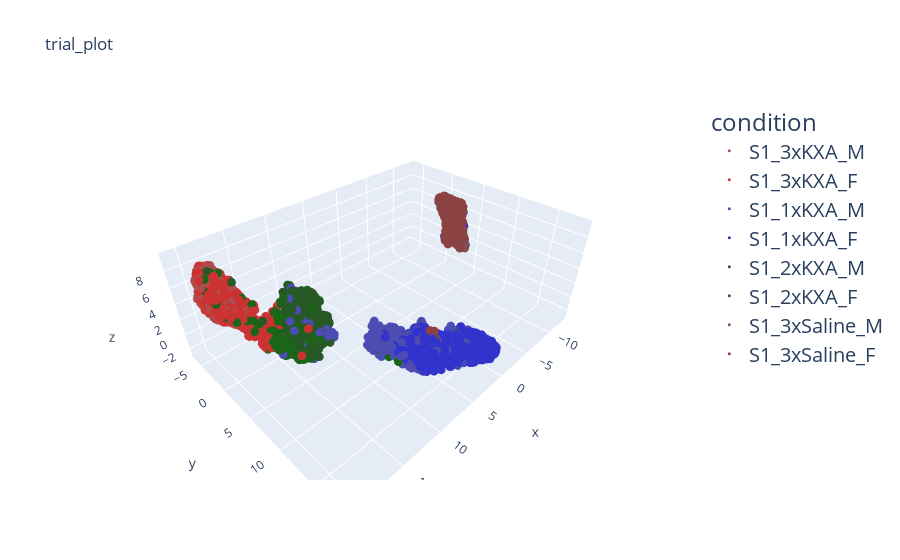

Notebook code for this chart:
### Code cell
protocol.parameters['Plotting']={"morphoframe_filepath" : 0,
                                 "morphoframe_name" : "bootstrap_frame",
                                 "conditions" : ["Region", "Model", "Sex"],
                                 "reduced_vectors_name" : "pca_umap",
                                 "axis_labels" : ['x', 'y', 'z'],
                                 "title" : "trial_plot",
                                 "save_data" : True,
                                 "save_folderpath" : "examples/trial_folder/plot",
                                 "save_filename" : 0,
                                 "size" : 3,
                                 "colors" : ['red','blue', 'green', 'brown'],
                                 'amount' : 0.1
                                }
perform_this = getattr(protocol, 'Plotting')
perform_this()

### Figure 1 — Plotly figure (JSON) as saved in the notebook; plotly's stock layout.template omitted (floating-point values rounded to 4 significant figures; data arrays with more than 128 entries replaced by an {"elided": "..."} marker saying what was removed)
{"data": [{"hovertemplate": "condition=S1_3xKXA_M<br>x=%{x}<br>y=%{y}<br>z=%{z}<extra></extra>", "legendgroup": "S1_3xKXA_M", "marker": {"color": "rgb(178, 76, 76)", "size": 3, "symbol": "circle"}, "mode": "markers", "name": "S1_3xKXA_M", "scene": "scene", "showlegend": true, "type": "scatter3d", "x": {"elided": "500 float values"}, "y": {"elided": "500 float values"}, "z": {"elided": "500 float values"}}, {"hovertemplate": "condition=S1_3xKXA_F<br>x=%{x}<br>y=%{y}<br>z=%{z}<extra></extra>", "legendgroup": "S1_3xKXA_F", "marker": {"color": "rgb(204, 50, 50)", "size": 3, "symbol": "circle"}, "mode": "markers", "name": "S1_3xKXA_F", "scene": "scene", "showlegend": true, "type": "scatter3d", "x": {"elided": "500 float values"}, "y": {"elided": "500 float values"}, "z": {"elided": "500 float values"}}, {"hovertemplate": "condition=S1_1xKXA_M<br>x=%{x}<br>y=%{y}<br>z=%{z}<extra></extra>", "legendgroup": "S1_1xKXA_M", "marker": {"color": "rgb(76, 76, 178)", "size": 3, "symbol": "circle"}, "mode": "markers", "name": "S1_1xKXA_M", "scene": "scene", "showlegend": true, "type": "scatter3d", "x": {"elided": "500 float values"}, "y": {"elided": "500 float values"}, "z": {"elided": "500 float values"}}, {"hovertemplate": "condition=S1_1xKXA_F<br>x=%{x}<br>y=%{y}<br>z=%{z}<extra></extra>", "legendgroup": "S1_1xKXA_F", "marker": {"color": "rgb(50, 50, 204)", "size": 3, "symbol": "circle"}, "mode": "markers", "name": "S1_1xKXA_F", "scene": "scene", "showlegend": true, "type": "scatter3d", "x": {"elided": "500 float values"}, "y": {"elided": "500 float values"}, "z": {"elided": "500 float values"}}, {"hovertemplate": "condition=S1_2xKXA_M<br>x=%{x}<br>y=%{y}<br>z=%{z}<extra></extra>", "legendgroup": "S1_2xKXA_M", "marker": {"color": "rgb(38, 89, 38)", "size": 3, "symbol": "circle"}, "mode": "markers", "name": "S1_2xKXA_M", "scene": "scene", "showlegend": true, "type": "scatter3d", "x": {"elided": "500 float values"}, "y": {"elided": "500 float values"}, "z": {"elided": "500 float values"}}, {"hovertemplate": "condition=S1_2xKXA_F<br>x=%{x}<br>y=%{y}<br>z=%{z}<extra></extra>", "legendgroup": "S1_2xKXA_F", "marker": {"color": "rgb(25, 102, 25)", "size": 3, "symbol": "circle"}, "mode": "markers", "name": "S1_2xKXA_F", "scene": "scene", "showlegend": true, "type": "scatter3d", "x": {"elided": "500 float values"}, "y": {"elided": "500 float values"}, "z": {"elided": "500 float values"}}, {"hovertemplate": "condition=S1_3xSaline_M<br>x=%{x}<br>y=%{y}<br>z=%{z}<extra></extra>", "legendgroup": "S1_3xSaline_M", "marker": {"color": "rgb(128, 78, 78)", "size": 3, "symbol": "circle"}, "mode": "markers", "name": "S1_3xSaline_M", "scene": "scene", "showlegend": true, "type": "scatter3d", "x": {"elided": "500 float values"}, "y": {"elided": "500 float values"}, "z": {"elided": "500 float values"}}, {"hovertemplate": "condition=S1_3xSaline_F<br>x=%{x}<br>y=%{y}<br>z=%{z}<extra></extra>", "legendgroup": "S1_3xSaline_F", "marker": {"color": "rgb(140, 66, 66)", "size": 3, "symbol": "circle"}, "mode": "markers", "name": "S1_3xSaline_F", "scene": "scene", "showlegend": true, "type": "scatter3d", "x": {"elided": "500 float values"}, "y": {"elided": "500 float values"}, "z": {"elided": "500 float values"}}], "layout": {"legend": {"font": {"size": 20}, "title": {"text": "condition"}, "tracegroupgap": 0}, "scene": {"domain": {"x": [0, 1], "y": [0, 1]}, "xaxis": {"title": {"text": "x"}}, "yaxis": {"title": {"text": "y"}}, "zaxis": {"title": {"text": "z"}}}, "title": {"text": "trial_plot"}}}
